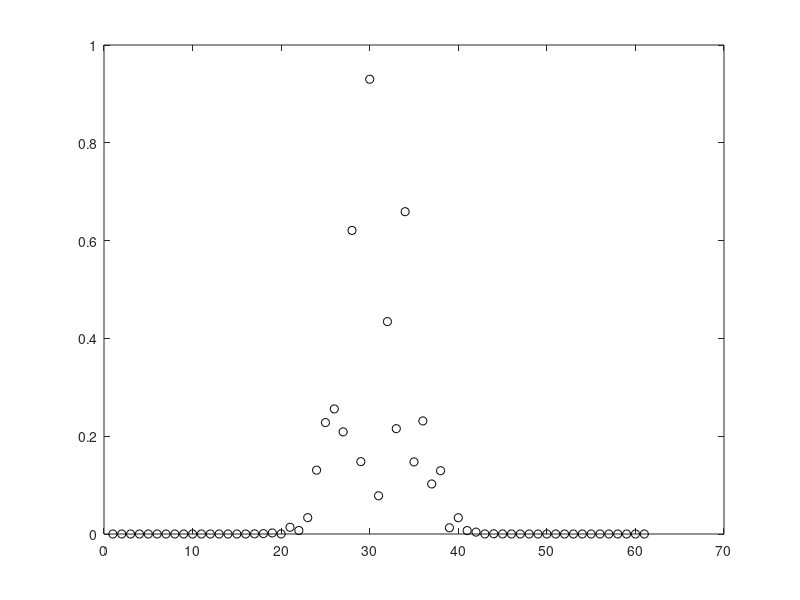

MATLAB code for this plot: (Note: this script raises an error after producing the figure.)
%% REDUCTION: GETTING BACK THE COEFS WITH LINEAR SOLVE 
% RANDOM COEFFICIENTS TEST CASE 

format longe
clear all; clc

%number of coefs is 2N+1
N = 30;

%pick random coefficients
coefs = rand(2*N+1,1);

%% make gaussian envelope for coefs
sigma =5;
xx = (-N:N) ./ sigma;
factor = exp(-xx.^2);
coefs = factor.' .* coefs;

%%
alpha = 13/30;
shifts = -N:N;

%function  temp(x, coefs, shifts)
%sum of Gaussians with shifts and coefs

x = linspace(-N-10,N+10,10000);
figure(1); plot(coefs,'ko')
figure(2); plot(x,temp(x,coefs,shifts)); title('original: sum of few gaussians')

%check
last_value = temp(N+10,coefs,shifts)
last_coef = coefs(end)

%%
%sample points
N_samples = 5000;
samples = linspace(-N-10,N+10,N_samples);

%right hand side
rhs = temp(samples,coefs,shifts).';

% construct a matrix
A = zeros(length(samples), length(coefs));

for k = 1:length(coefs)
    
    A(:,k) = exp(-alpha*(samples-shifts(k)).^2);
    
end

coefs_new = A\rhs

difference = coefs_new-coefs

[coefs coefs_new]

max_error = max(abs(coefs_new-coefs))

%% lsqlin solve overdetermined system with constraints
% x = lsqlin(C,d,A,b,Aeq,beq,lb,ub)
options = optimoptions(@lsqlin,'Algorithm','active-set')
%x = lsqlin(C,d,A,b,Aeq,beq,lb,ub,x0,options) 
%minimizes with an initial point x0 and the optimization options specified in options. 
%Use optimoptions to set these options. If you do not want to include an initial point, set the x0 argument to [].
x0 = [];
%%
Aeq = A; beq = rhs;
% lower bound of solution
lb = zeros(size(coefs));
%upperbound of solution
ub = Inf*ones(size(coefs));
coefs2 = lsqlin(A, rhs, [], [], Aeq, beq, lb, ub, x0, options);
[coefs coefs2]

%% REDUCTION: GETTING BACK THE COEFS WITH LINEAR SOLVE 
% TRUE COEFFICIENTS ON ZERO SCALE

% load representations
format longe
clear all; clc;
path = '/Users/satkauskas/Documents/MATLAB/GaussProdProject/New';
addpath( [path '/Functions'] );

%alpha=0.2;
alpha=13/30;

%load 
%savepath = '/Users/satkauskas/Documents/MATLAB/GaussProdProject/New/Runs/';
savepath = '/Users/satkauskas/Documents/MATLAB/GaussProdProject/New/Runs/Alpha13over30/';

%savename1 = 'M6S0p1M2S0p1' ;
savename1 = 'gauss_m2s1Xlaplace_m1b1Xgauss_m0s1.mat';
D1=load([savepath savename1]);
W_vec1=D1.W_vec;
W_kj1 = D1.W_kj;

%
k_start = D1.k_start; k_end = D1.k_end; j_start = D1.j_start; j_end = D1.j_end;

%savename2 = 'M2S0p1M6S0p1' ;
savename2 = 'Product3/gauss_m2s1Xlaplace_m1b1Xgauss_m0s1.mat';
D2=load([savepath savename2]);
W_vec2=D2.W_vec;
W_kj2 = D2.W_kj;

% % take one scale only - W_kj2 on zero scale
% W_kj = W_kj2; % which representation
% scale = 0;
% W_kj_1scale = zeros(size(W_kj1));
% W_kj_1scale(scale-j_start+1,:) =  W_kj(scale-j_start+1,:);
% % W_kj to W_vec
% W_vec_1scale = Wkj2Wvec(W_kj_1scale,k_start, j_start);


% take few scales only
W_kj = W_kj2; % which representation
scale_start = 0;
scale_end = 4;
W_kj_scales = zeros(size(W_kj));
W_kj_scales(scale_start-j_start+1:scale_end-j_start+1,:) =  W_kj(scale_start-j_start+1:scale_end-j_start+1,:);
% W_kj to W_vec
W_vec_scales = Wkj2Wvec(W_kj_scales,k_start, j_start);



%% PLOTTING
% plot coefficients
figure
[X,Y]=meshgrid( k_start:k_end,j_start:j_end);
[~,h]=contourf(X,Y,log10(W_kj_scales+eps),-16:.25:-2); title('Wkj2')
set(h,'lineStyle','none');
c=colorbar; c.FontSize = 18; c.Ticks=[-15:2:-3];
axis([k_start k_end j_start j_end])

%plot the function certain scales only
delta = 10^-6; %away from zero
t = [ linspace(-100,-delta,10000) linspace(delta, 100,10000)];
p = eval_GMR(W_vec_scales,t,alpha);
figure; plot(t,p)






%% LINEAR REDUCTION of one scale
format longe
%number of coefs is 2N+1
N = 133;
shifts = -N:N;
% take only coefs with shifts -N:N
W_vec_1scale = W_vec_1scale( abs(W_vec_1scale(:,2)) <= N , :);

coefs = W_vec_1scale(:,3);


%
%sample points
N_samples = 30000;
samples = linspace(-N-20,N+20,N_samples).';

%right hand side - evaluate function at sample points
rhs = eval_GMR(W_vec_1scale, samples, alpha) / (sqrt(alpha/pi));


N_coefs_new = 70; % want this  smaller that N
shifts_new = -N_coefs_new : N_coefs_new;

% construct a matrix
A = zeros(length(samples), length(shifts_new));

for k = 1:length(shifts_new)
    
    %make columns 
    A(:,k) =  exp(-alpha*(samples-shifts_new(k)).^2);
    
end

%% backslash
coefs_new = A\rhs

%% lsqlin solve overdetermined system with constraints
% x = lsqlin(C,d,A,b,Aeq,beq,lb,ub)
options = optimoptions(@lsqlin)%, 'TolFun', 10^-20)
%x = lsqlin(C,d,A,b,Aeq,beq,lb,ub,x0,options) 
%minimizes with an initial point x0 and the optimization options specified in options. 
%Use optimoptions to set these options. If you do not want to include an initial point, set the x0 argument to [].
x0 = [];
%
%Aeq = A; beq = rhs;
Aeq = []; beq = [];
% lower bound of solution
lb = zeros(size(shifts_new));
%upperbound of solution
ub = Inf*ones(size(shifts_new));
coefs2 = lsqlin(A, rhs, [], [], Aeq, beq, lb, ub);
%

coefs_new = coefs2;

%% PLOTTING
    

% % plot coefs
% % 
% figure; plot(coefs_new); title('coefs new')
% figure; plot(coefs); title('coefs old')

% new W_vec representation
scale = 0;
W_vec_1scale_new = zeros(length(shifts_new),3);
W_vec_1scale_new(:,1) = scale * ones(length(shifts_new),1);
W_vec_1scale_new(:,2) = shifts_new;
W_vec_1scale_new(:,3) = coefs_new;

%
% plot old, new, and error
delta = 10^-6; %away from zero
t = [ linspace(-80,-delta,20000) linspace(delta, 80,20000)];
f = eval_GMR(W_vec_1scale,t,alpha);
figure; plot(t,f); title('f')

f_new = eval_GMR(W_vec_1scale_new,t,alpha);
figure; plot(t,f_new); title('f new')

figure; plot(t,f - f_new); title('error after reducing coefficients from 267 to 141')

f_end = f(end)


%% 
% basis elements comprising it 

phi = @(x,j,k) 2^(j/2) * sqrt(alpha/pi) * exp(-alpha*(2^j*x-k).^2);

W_vec_plot = W_vec_1scale_new(W_vec_1scale_new(:,3)>10^-8,:); %take only large coeficients for visualizing basis elements
tt=linspace(-40,40,10000);
figure
for plot_n = 1:length(W_vec_plot(:,1))
    basis_function = W_vec_plot(plot_n,3)* phi(tt, W_vec_plot(plot_n,1), W_vec_plot(plot_n,2));
    plot(tt,basis_function)
    hold on
end
% plot the original on top
hold on 
plot(tt, eval_GMR(W_vec_1scale,tt,alpha), 'k', 'LineWidth', 1)



%% LINEAR REDUCTION using few scales for rhs

% load representations
format longe
clear all; clc;
path = '/Users/satkauskas/Documents/MATLAB/GaussProdProject/New';
addpath( [path '/Functions'] );

alpha=13/30;

%load 
%savepath = '/Users/satkauskas/Documents/MATLAB/GaussProdProject/New/Runs/';
savepath = '/Users/satkauskas/Documents/MATLAB/GaussProdProject/New/Runs/Alpha13over30/';

%savename1 = 'M6S0p1M2S0p1' ;
savename1 = 'gauss_m2s1Xlaplace_m1b1Xgauss_m0s1.mat';
D1=load([savepath savename1]);
W_vec1=D1.W_vec;
W_kj1 = D1.W_kj;

k_start = D1.k_start; k_end = D1.k_end; j_start = D1.j_start; j_end = D1.j_end;

%savename2 = 'M2S0p1M6S0p1' ;
savename2 = 'Product3/gauss_m2s1Xlaplace_m1b1Xgauss_m0s1.mat';
D2=load([savepath savename2]);
W_vec2=D2.W_vec;
W_kj2 = D2.W_kj;

% drop scales below 0 scale for W_kj2
W_kj = W_kj2; % which representation
scale_start = 0; 
scale_end = 100;
W_kj2 = zeros(size(W_kj));
W_kj2(scale_start-j_start+1:scale_end-j_start+1,:) =  W_kj(scale_start-j_start+1:scale_end-j_start+1,:);
% W_kj to W_vec
W_vec2 = Wkj2Wvec(W_kj,k_start, j_start);



% take few scales only
W_kj = W_kj2; % which representation
scale_start = 0; 
scale_end = 10;
W_kj_scales = zeros(size(W_kj));
W_kj_scales(scale_start-j_start+1:scale_end-j_start+1,:) =  W_kj(scale_start-j_start+1:scale_end-j_start+1,:);
% W_kj to W_vec
W_vec_scales = Wkj2Wvec(W_kj_scales,k_start, j_start);



%% PLOTTING
% plot coefficients all scales 
figure
[X,Y]=meshgrid( k_start:k_end,j_start:j_end);
[~,h]=contourf(X,Y,log10(W_kj2+eps),-16:.25:-2); title('Wkj2')
set(h,'lineStyle','none');
c=colorbar; c.FontSize = 18; c.Ticks=[-15:2:-3];
axis([k_start k_end j_start j_end])

% plot coefficients on some scales 
figure
[X,Y]=meshgrid( k_start:k_end,j_start:j_end);
[~,h]=contourf(X,Y,log10(W_kj_scales+eps),-16:.25:-2); title('Wkj2')
set(h,'lineStyle','none');
c=colorbar; c.FontSize = 18; c.Ticks=[-15:2:-3];
axis([k_start k_end j_start j_end])

%plot the function - certain scales only
delta = 10^-6; %away from zero
t = [ linspace(-100,-delta,10000) linspace(delta, 100,10000)];
p = eval_GMR(W_vec_scales,t,alpha);
figure; plot(t,p)


%% RIGHT HAND SIDE and MATRIX for projecting on zero scale

%find t where function is negligible (for sampling)
for t_point = 0:400
    value = eval_GMR(W_vec_scales,t_point,alpha);
    if ( value < 10^-16 )
        break
    end
    t_point
end

%sample points
N_samples = 30000;
%samples = linspace(-t_point,t_point,N_samples).';
samples = linspace(-100,100,N_samples).';

%right hand side - evaluate function at sample points
rhs = eval_GMR(W_vec_scales, samples, alpha) / (sqrt(alpha/pi));


N_coefs_new = 80; % number of new coefs is 2N+1
shifts_new = -N_coefs_new : N_coefs_new;

% construct the matrix
A = zeros(length(samples), length(shifts_new));

for k = 1:length(shifts_new)
    
    %make columns 
    A(:,k) =  exp(-alpha*(samples-shifts_new(k)).^2);
    
end

%% backslash
coefs_new = A\rhs

%% lsqlin solve overdetermined system with constraints
% x = lsqlin(C,d,A,b,Aeq,beq,lb,ub)
options = optimoptions(@lsqlin)%, 'TolFun', 10^-20)
%x = lsqlin(C,d,A,b,Aeq,beq,lb,ub,x0,options) 
%minimizes with an initial point x0 and the optimization options specified in options. 
%Use optimoptions to set these options. If you do not want to include an initial point, set the x0 argument to [].
x0 = [];
%
%Aeq = A; beq = rhs;
Aeq = []; beq = [];
% lower bound of solution
lb = zeros(size(shifts_new));
%upperbound of solution
ub = Inf*ones(size(shifts_new));
coefs2 = lsqlin(A, rhs, [], [], Aeq, beq, lb, ub);
%

coefs_new = coefs2;

%% PLOTTING
    
% new W_vec representation
scale = 0;
W_vec_0scale = zeros(length(shifts_new),3);
W_vec_0scale_new(:,1) = scale * ones(length(shifts_new),1);
W_vec_0scale_new(:,2) = shifts_new;
W_vec_0scale_new(:,3) = coefs_new;

%
% plot old, new, and error
delta = .1; %away from zero
t = [ linspace(-100,-delta,20000) linspace(delta, 100,20000)];
f = eval_GMR(W_vec_scales,t,alpha);
figure; plot(t,f); title('f')

f_new = eval_GMR(W_vec_0scale_new,t,alpha);
figure; plot(t,f_new); title('f new')

figure; plot(t,f - f_new); title('error')

f_end = f(end)


%% CHECK DIFFERENCE BW TWO REPRESENTATIONS : error when dropping below 0 scales

% load representations
format longe
clear all; clc;
path = '/Users/satkauskas/Documents/MATLAB/GaussProdProject/New';
addpath( [path '/Functions'] );

alpha=13/30;

%load 
%savepath = '/Users/satkauskas/Documents/MATLAB/GaussProdProject/New/Runs/';
savepath = '/Users/satkauskas/Documents/MATLAB/GaussProdProject/New/Runs/Alpha13over30/';

%savename1 = 'M6S0p1M2S0p1' ;
savename1 = 'gauss_m2s1Xlaplace_m1b1Xgauss_m0s1.mat';
D1=load([savepath savename1]);
W_vec1=D1.W_vec;
W_kj1 = D1.W_kj;

k_start = D1.k_start; k_end = D1.k_end; j_start = D1.j_start; j_end = D1.j_end;

%savename2 = 'M2S0p1M6S0p1' ;
savename2 = 'Product3/gauss_m2s1Xlaplace_m1b1Xgauss_m0s1.mat';
D2=load([savepath savename2]);
W_vec2=D2.W_vec;
W_kj2 = D2.W_kj;


% take 0:end scales
W_kj = W_kj2; % which representation
scale_start = 0; 
scale_end = 100;
W_kj_scales = zeros(size(W_kj));
W_kj_scales(scale_start-j_start+1:scale_end-j_start+1,:) =  W_kj(scale_start-j_start+1:scale_end-j_start+1,:);
% W_kj to W_vec
W_vec_scales = Wkj2Wvec(W_kj_scales,k_start, j_start);


% plot coefficients on some scales 
figure
[X,Y]=meshgrid( k_start:k_end,j_start:j_end);
[~,h]=contourf(X,Y,log10(W_kj_scales+eps),-16:.25:-2); title('Wkj2')
set(h,'lineStyle','none');
c=colorbar; c.FontSize = 18; c.Ticks=[-15:2:-3];
axis([k_start k_end j_start j_end])

% plot coefficients on all scales 
figure
[X,Y]=meshgrid( k_start:k_end,j_start:j_end);
[~,h]=contourf(X,Y,log10(W_kj2+eps),-16:.25:-2); title('Wkj2')
set(h,'lineStyle','none');
c=colorbar; c.FontSize = 18; c.Ticks=[-15:2:-3];
axis([k_start k_end j_start j_end])


%plot the error 
t = linspace(-200,200,20000);
p = eval_GMR(W_vec_scales,t,alpha); 
pp = eval_GMR(W_vec2,t,alpha); 
figure; plot(t,p-pp)

% %plot the function with dropped lower scales
% figure; plot(t,p)

